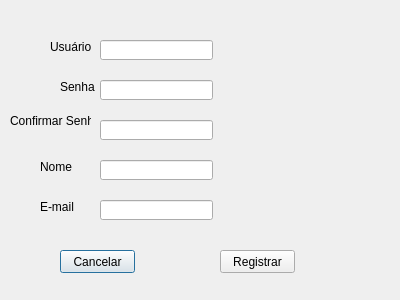
<?xml version="1.0" encoding="UTF-8"?>
<ui version="4.0">
 <class>Registro</class>
 <widget class="QDialog" name="Registro">
  <property name="geometry">
   <rect>
    <x>0</x>
    <y>0</y>
    <width>400</width>
    <height>300</height>
   </rect>
  </property>
  <property name="windowTitle">
   <string>Dialog</string>
  </property>
  <widget class="QLineEdit" name="lineEdit">
   <property name="geometry">
    <rect>
     <x>100</x>
     <y>40</y>
     <width>113</width>
     <height>20</height>
    </rect>
   </property>
  </widget>
  <widget class="QLineEdit" name="lineEdit_2">
   <property name="geometry">
    <rect>
     <x>100</x>
     <y>80</y>
     <width>113</width>
     <height>20</height>
    </rect>
   </property>
  </widget>
  <widget class="QLineEdit" name="lineEdit_3">
   <property name="geometry">
    <rect>
     <x>100</x>
     <y>120</y>
     <width>113</width>
     <height>20</height>
    </rect>
   </property>
  </widget>
  <widget class="QLineEdit" name="lineEdit_4">
   <property name="geometry">
    <rect>
     <x>100</x>
     <y>160</y>
     <width>113</width>
     <height>20</height>
    </rect>
   </property>
  </widget>
  <widget class="QLineEdit" name="lineEdit_5">
   <property name="geometry">
    <rect>
     <x>100</x>
     <y>200</y>
     <width>113</width>
     <height>20</height>
    </rect>
   </property>
  </widget>
  <widget class="QLabel" name="label">
   <property name="geometry">
    <rect>
     <x>50</x>
     <y>40</y>
     <width>47</width>
     <height>13</height>
    </rect>
   </property>
   <property name="text">
    <string>Usuário</string>
   </property>
  </widget>
  <widget class="QLabel" name="label_2">
   <property name="geometry">
    <rect>
     <x>60</x>
     <y>80</y>
     <width>47</width>
     <height>13</height>
    </rect>
   </property>
   <property name="text">
    <string>Senha</string>
   </property>
  </widget>
  <widget class="QLabel" name="label_3">
   <property name="geometry">
    <rect>
     <x>10</x>
     <y>110</y>
     <width>81</width>
     <height>21</height>
    </rect>
   </property>
   <property name="text">
    <string>Confirmar Senha</string>
   </property>
  </widget>
  <widget class="QLabel" name="label_4">
   <property name="geometry">
    <rect>
     <x>40</x>
     <y>160</y>
     <width>47</width>
     <height>13</height>
    </rect>
   </property>
   <property name="text">
    <string>Nome</string>
   </property>
  </widget>
  <widget class="QLabel" name="label_5">
   <property name="geometry">
    <rect>
     <x>40</x>
     <y>200</y>
     <width>47</width>
     <height>13</height>
    </rect>
   </property>
   <property name="text">
    <string>E-mail</string>
   </property>
  </widget>
  <widget class="QPushButton" name="pushButton">
   <property name="geometry">
    <rect>
     <x>60</x>
     <y>250</y>
     <width>75</width>
     <height>23</height>
    </rect>
   </property>
   <property name="text">
    <string>Cancelar</string>
   </property>
  </widget>
  <widget class="QPushButton" name="pushButton_2">
   <property name="geometry">
    <rect>
     <x>220</x>
     <y>250</y>
     <width>75</width>
     <height>23</height>
    </rect>
   </property>
   <property name="text">
    <string>Registrar</string>
   </property>
  </widget>
 </widget>
 <resources/>
 <connections/>
</ui>
